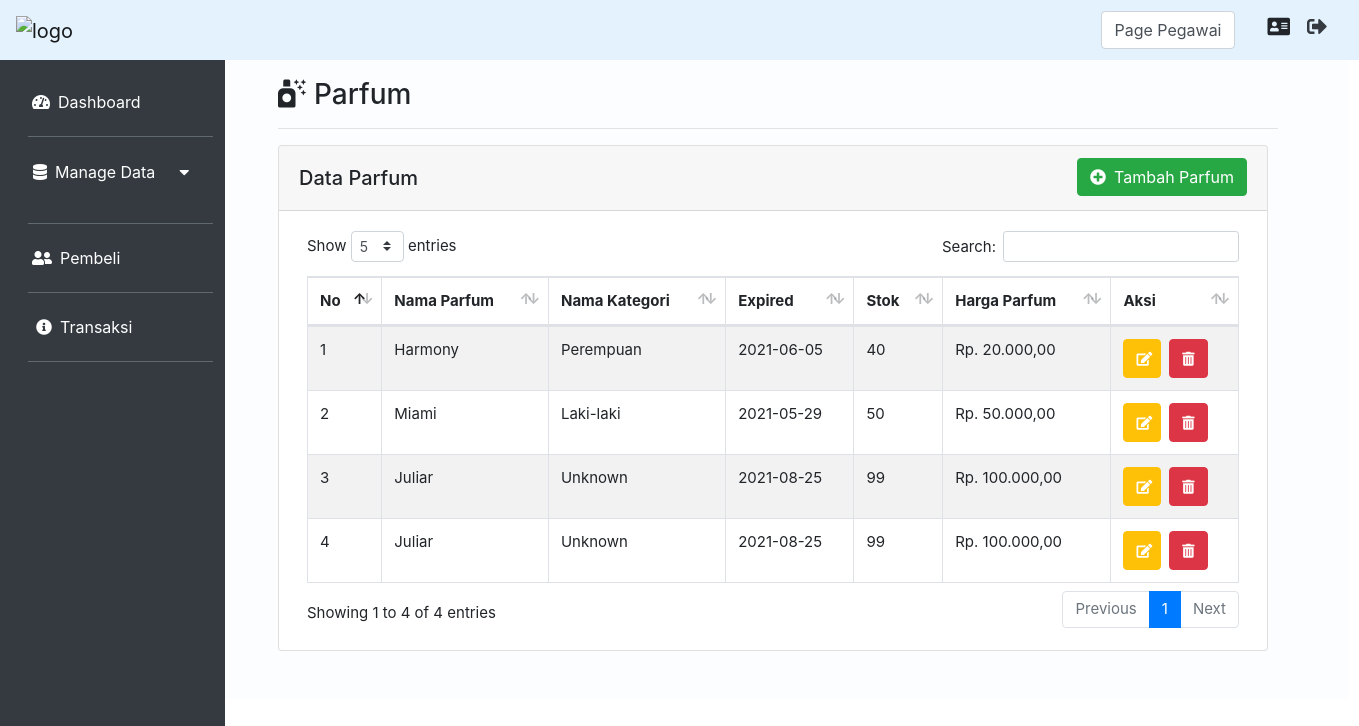
The page /index.php?page=Parfum&aksi=view (signed in) on the database as committed earlier.
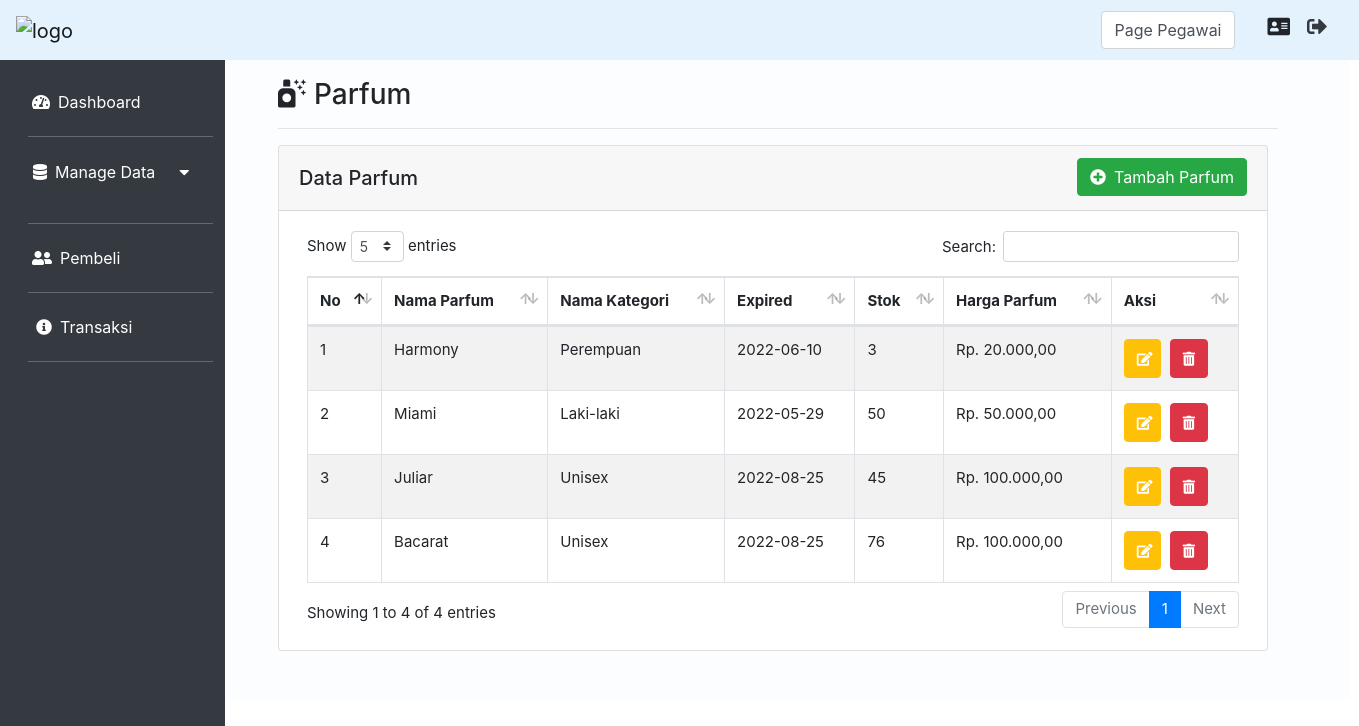
The same page on the database as committed later.
### tables this page shows
CREATE TABLE `parfum` (
  `id_parfum` int(11) NOT NULL,
  `kategori_id` int(11) NOT NULL,
  `nama_parfum` varchar(20) NOT NULL,
  `expired_parfum` date NOT NULL,
  `harga_parfum` float NOT NULL,
  `stok` int(11) DEFAULT NULL
);

CREATE TABLE `kategori` (
  `id_kategori` int(11) NOT NULL,
  `gender` varchar(10) NOT NULL
);

### Controller/ParfumController.php (called while the page is built, shortened)
<?php
class ParfumController
{
    private $model;
    public function __construct()
    {
        $this->model = new ParfumModel();
    }
    public function index()
    {
        $data = $this->model->get();
        extract($data);
        require_once("View/Parfum/index.php");
    }
}

### koneksi.php (called while the page is built, shortened)
<?php
function koneksi()
{
    $db_host = "localhost";
    $db_user = "root";
    $db_password = "";
    $db_database = "db_TokoParfum";
    try {
        return new mysqli($db_host, $db_user, $db_password, $db_database);
    } catch (Exception $e) {
        echo "Terjadi Kesalahan koneksi database";
    }
}

### Model/ParfumModel.php (called while the page is built, shortened)
<?php
class ParfumModel
{
    public function get()
    {
        $sql = "SELECT id_parfum, nama_parfum, expired_parfum,
         gender as nama_kategori, stok, harga_parfum from parfum
         JOIN kategori ON parfum.kategori_id = kategori.id_kategori";
        $query = koneksi()->query($sql);
        $hasil = [];
        while ($data = $query->fetch_assoc()) {
            $hasil[] = $data;
        }
        return $hasil;
    }
}

### View/Parfum/index.php (the view)
<div class="col-md-10 p-5 pt-2">
    <h3><i class="fas fa-air-freshener mr-2 mt-3"></i>Parfum</h3>
    <hr class="garis">
    <div class="card">
        <div class="card-header">
            <div class="float-left mt-2">
                <h5>Data Parfum</h5>
            </div>
            <?php
            if ($_SESSION['jabatan'] == 'Administrasi') :
            ?>
                <a href="index.php?page=Parfum&aksi=addParfum" class="btn btn-success float-right"><i class="fas fa-plus-circle mr-2"></i>Tambah Parfum</a>
            <?php
            endif
            ?>
        </div>
        <div class="card-body ml-2 mr-2">
            <table id="example" class="table table-striped table-bordered" style="width:100%">
                <thead>
                    <tr>
                        <th scope="col">No</th>
                        <th scope="col">Nama Parfum</th>
                        <th scope="col">Nama Kategori</th>
                        <th scope="col">Expired</th>
                        <th scope="col">Stok</th>
                        <th scope="col">Harga Parfum</th>
                        <?php
                        if ($_SESSION['jabatan'] == 'Administrasi') :
                        ?>
                            <th scope="col">Aksi</th>
                        <?php
                        endif
                        ?>
                    </tr>
                </thead>
                <tbody>
                    <?php $no = 1;
                    foreach ($data as $row) : ?>
                        <tr>
                            <td scope="row"><?= $no ?></td>
                            <td><?= ucfirst($row['nama_parfum']) ?></td>
                            <td><?= ucfirst($row['nama_kategori']) ?></td>
                            <td><?= $row['expired_parfum'] ?></td>
                            <td><?= $row['stok'] ?></td>
                            <td>Rp. <?= number_format($row['harga_parfum'], 2, ',', '.') ?></td>
                            <?php
                            if ($_SESSION['jabatan'] == 'Administrasi') :
                            ?>
                                <td><a href="index.php?page=Parfum&aksi=editParfum&id=<?= $row['id_parfum'] ?>" class="btn btn-sm btn-warning text-white rounded p-2 mr-1"><i class="fas fa-edit ml-1" data-toggle="tooltip" title="Update Data"></i></a>
                                    <a href="index.php?page=Parfum&aksi=deleteParfum&id=<?= $row['id_parfum'] ?>" class="btn btn-sm btn-danger text-white rounded p-2"><i class="fas fa-trash-alt mr-1 ml-1" data-toggle="tooltip" title="Hapus Data"></i></a>
                                </td>
                            <?php
                            endif
                            ?>
                        </tr>
                    <?php $no++;
                    endforeach; ?>
                </tbody>
            </table>
        </div>
    </div>
</div>

Rows that differ between the two databases and show on the page:
changed parfum "Harmony": expired_parfum "2021-06-05" → "2022-06-10"; stok "40" → "3"
changed parfum "Miami": expired_parfum "2021-05-29" → "2022-05-29"
changed parfum "Juliar": kategori.gender "Unknown" → "Unisex"; expired_parfum "2021-08-25" → "2022-08-25"; stok "99" → "45"
changed parfum: nama_parfum "Juliar" → "Bacarat"; kategori.gender "Unknown" → "Unisex"; expired_parfum "2021-08-25" → "2022-08-25"; stok "99" → "76"
